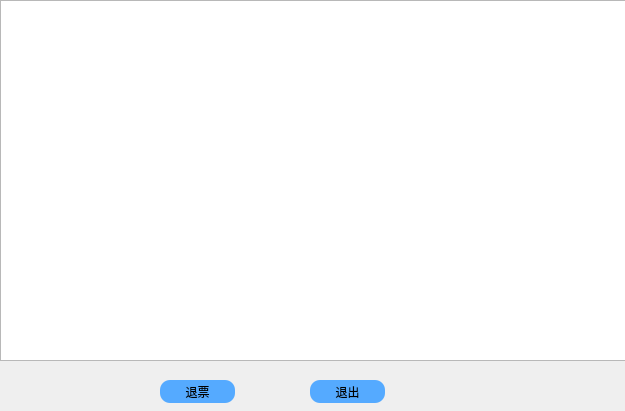
<?xml version="1.0" encoding="UTF-8"?>
<ui version="4.0">
 <class>ordered</class>
 <widget class="QDialog" name="ordered">
  <property name="geometry">
   <rect>
    <x>0</x>
    <y>0</y>
    <width>625</width>
    <height>411</height>
   </rect>
  </property>
  <property name="windowTitle">
   <string>Dialog</string>
  </property>
  <widget class="QTableView" name="tableView">
   <property name="geometry">
    <rect>
     <x>0</x>
     <y>0</y>
     <width>631</width>
     <height>361</height>
    </rect>
   </property>
   <property name="styleSheet">
    <string notr="true">QTableView::item:selected{
        color:white;
        background:rgb(34, 175, 75);    
}</string>
   </property>
  </widget>
  <widget class="QPushButton" name="pushButton">
   <property name="geometry">
    <rect>
     <x>160</x>
     <y>380</y>
     <width>75</width>
     <height>23</height>
    </rect>
   </property>
   <property name="styleSheet">
    <string notr="true"> border-style:solid;  
       background: transparent;  
       background-color: rgb(85, 170, 255); 
         font: 12pt &quot;微软雅黑&quot;;
        
        border-radius: 10px;  
</string>
   </property>
   <property name="text">
    <string>退票</string>
   </property>
  </widget>
  <widget class="QPushButton" name="pushButton_2">
   <property name="geometry">
    <rect>
     <x>310</x>
     <y>380</y>
     <width>75</width>
     <height>23</height>
    </rect>
   </property>
   <property name="styleSheet">
    <string notr="true"> border-style:solid;  
       background: transparent;  
       background-color: rgb(85, 170, 255); 
         font: 12pt &quot;微软雅黑&quot;;
        
        border-radius: 10px;  
</string>
   </property>
   <property name="text">
    <string>退出</string>
   </property>
  </widget>
 </widget>
 <resources/>
 <connections/>
</ui>
